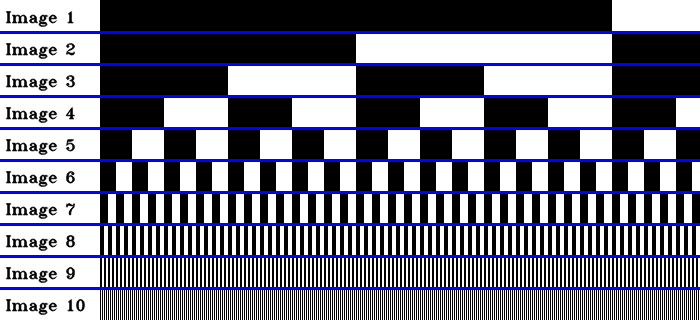
#> input picture CaptureImages/binaryPatturn.png, 700 x 320 px
$ python DrawCorsshairs.py
#> lines starting #> are read from the running program, lines starting #| are printed output that depends on the picture; after the words box and inside, x2 and y2 are one past the last pixel; in counts of white or black regions, pixels touching at a corner belong together
# code creates a grayscale image with crosshairs at the center
# uses openCV to display
# to use simply run the code no arguments are required

import cv2
import numpy as np

# make a blank grayscale image (768x1024) initialized to zero (which is black)
img = np.zeros((768, 1024), dtype = np.uint8)
WINDOW_NAME="crosshairs"

# draws a thick horizontal line at the vertical center of the image
img[768//2, 1024//2-20:1024//2+20] = 255
img[768//2+1, 1024//2-20:1024//2+20] = 255

# draws a thick vertical line at the horizontal center of the image
img[768//2-20:768//2+20, 1024//2] = 255
img[768//2-20:768//2+20, 1024//2+1] = 255

# makes a smaller cross offset from center (possibly targeting marker)
img[768//2, 1024//2-20+150:1024//2+20-150] = 255
img[768//2+1, 1024//2-20+150:1024//2+20-150] = 255
img[768//2-20:768//2+20, 1024//2-150] = 255
img[768//2-20:768//2+20, 1024//2-151] = 255

# (optional line does not affect display since img is shown instead)
imgToDisplay = cv2.imread("binaryPatturn.png", cv2.IMREAD_GRAYSCALE)
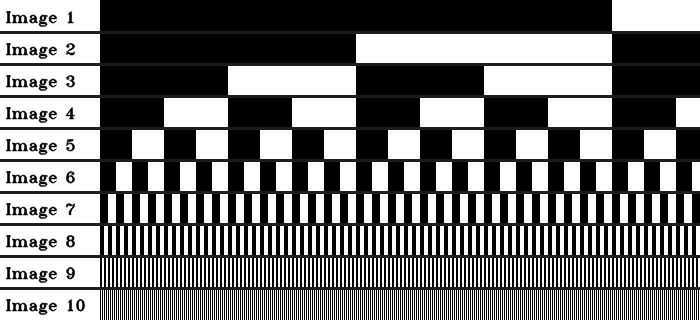
#> imgToDisplay: shape (320, 700); min 0, max 255, mean 120.6

# display the crosshairs image in a resizable window
cv2.namedWindow(WINDOW_NAME, cv2.WINDOW_NORMAL)
cv2.imshow(WINDOW_NAME, img)
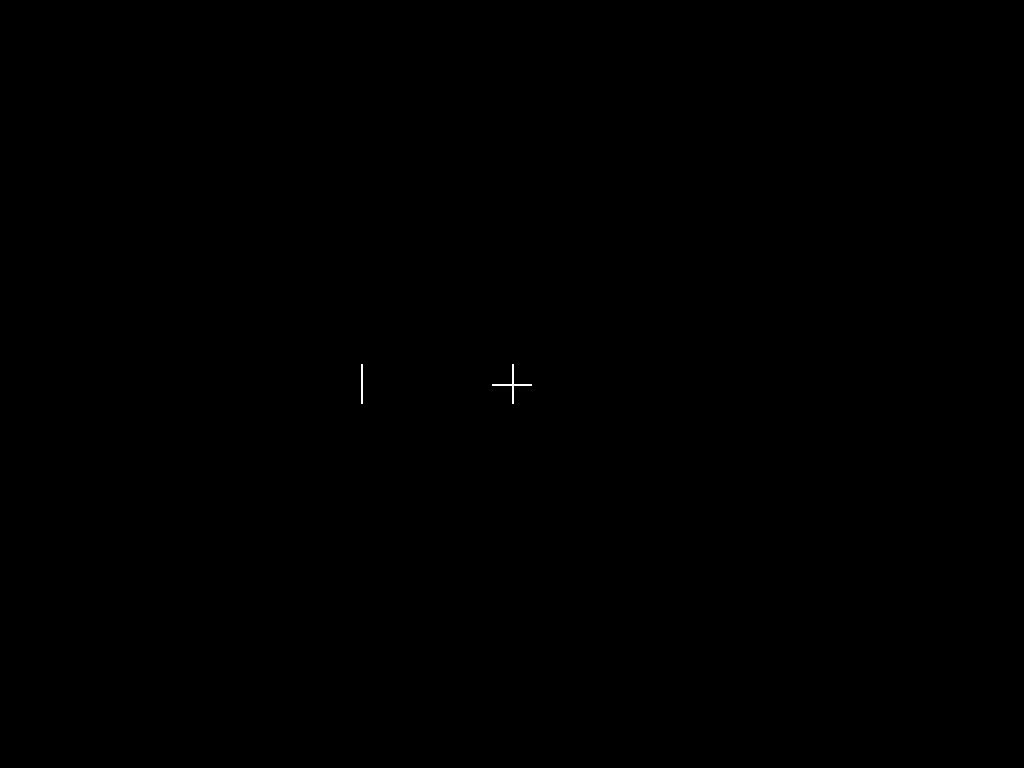
#> window 'crosshairs': shape (768, 1024); 0.03% white in thin lines or dots, all inside (x1, y1, x2, y2) = (361, 364, 532, 404)
cv2.waitKey(0)

# sets the window to fullscreen and show again
cv2.setWindowProperty(WINDOW_NAME, cv2.WND_PROP_FULLSCREEN, cv2.WINDOW_FULLSCREEN)
cv2.imshow(WINDOW_NAME, img)
cv2.waitKey(0)

# clean
cv2.destroyAllWindows()
